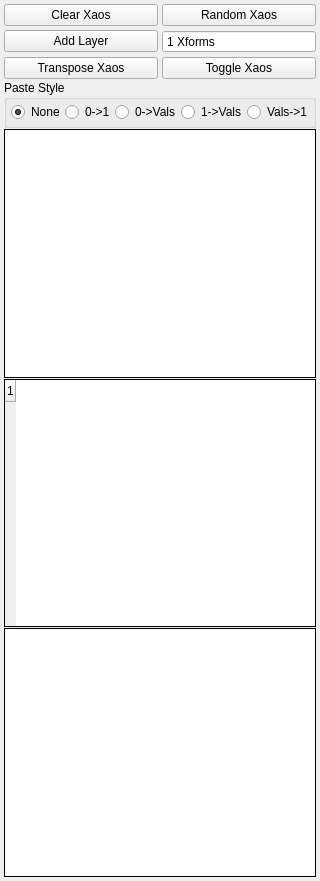
    <widget class="QDockWidget" name="XaosDockWidget">
     <property name="geometry">
      <rect>
       <x>550</x>
       <y>0</y>
       <width>310</width>
       <height>881</height>
      </rect>
     </property>
     <property name="sizePolicy">
      <sizepolicy hsizetype="Preferred" vsizetype="Expanding">
       <horstretch>0</horstretch>
       <verstretch>0</verstretch>
      </sizepolicy>
     </property>
     <property name="minimumSize">
      <size>
       <width>310</width>
       <height>447</height>
      </size>
     </property>
     <property name="floating">
      <bool>false</bool>
     </property>
     <property name="features">
      <set>QDockWidget::DockWidgetFeature::DockWidgetFloatable|QDockWidget::DockWidgetFeature::DockWidgetMovable</set>
     </property>
     <property name="allowedAreas">
      <set>Qt::DockWidgetArea::LeftDockWidgetArea|Qt::DockWidgetArea::RightDockWidgetArea</set>
     </property>
     <property name="windowTitle">
      <string>Xaos</string>
     </property>
     <widget class="QWidget" name="XaosDockWidgetContents">
      <property name="sizePolicy">
       <sizepolicy hsizetype="Preferred" vsizetype="Expanding">
        <horstretch>0</horstretch>
        <verstretch>0</verstretch>
       </sizepolicy>
      </property>
      <layout class="QVBoxLayout" name="verticalLayout_3" stretch="0,0,0,0,0">
       <property name="spacing">
        <number>1</number>
       </property>
       <property name="leftMargin">
        <number>4</number>
       </property>
       <property name="topMargin">
        <number>4</number>
       </property>
       <property name="rightMargin">
        <number>4</number>
       </property>
       <property name="bottomMargin">
        <number>4</number>
       </property>
       <item>
        <layout class="QGridLayout" name="XaosGridLayout">
         <property name="sizeConstraint">
          <enum>QLayout::SizeConstraint::SetDefaultConstraint</enum>
         </property>
         <property name="leftMargin">
          <number>0</number>
         </property>
         <property name="topMargin">
          <number>0</number>
         </property>
         <property name="spacing">
          <number>4</number>
         </property>
         <item row="1" column="1">
          <widget class="QSpinBox" name="AddLayerSpinBox">
           <property name="focusPolicy">
            <enum>Qt::FocusPolicy::StrongFocus</enum>
           </property>
           <property name="buttonSymbols">
            <enum>QAbstractSpinBox::ButtonSymbols::NoButtons</enum>
           </property>
           <property name="suffix">
            <string> Xforms</string>
           </property>
           <property name="minimum">
            <number>1</number>
           </property>
           <property name="maximum">
            <number>9999999</number>
           </property>
          </widget>
         </item>
         <item row="0" column="0">
          <widget class="QPushButton" name="ClearXaosButton">
           <property name="toolTip">
            <string>Set all xaos values in all xforms to 1</string>
           </property>
           <property name="text">
            <string>Clear Xaos</string>
           </property>
           <property name="autoDefault">
            <bool>false</bool>
           </property>
           <property name="default">
            <bool>false</bool>
           </property>
           <property name="flat">
            <bool>false</bool>
           </property>
          </widget>
         </item>
         <item row="1" column="0">
          <widget class="QPushButton" name="AddLayerButton">
           <property name="toolTip">
            <string>Add N new xforms with all to/from xaos values to each other set to 1, and the remainder set to 0</string>
           </property>
           <property name="text">
            <string>Add Layer</string>
           </property>
          </widget>
         </item>
         <item row="0" column="1">
          <widget class="QPushButton" name="RandomXaosButton">
           <property name="toolTip">
            <string>&lt;html&gt;&lt;head/&gt;&lt;body&gt;&lt;p&gt;Set all xaos values to either 0 or 1, or a random decimal value between 0 and 3, inclusive if Ctrl is pressed.&lt;/p&gt;&lt;p&gt;Individual rows and columns can be randomized by double clicking their header areas while pressing Ctrl.&lt;/p&gt;&lt;/body&gt;&lt;/html&gt;</string>
           </property>
           <property name="text">
            <string>Random Xaos</string>
           </property>
          </widget>
         </item>
         <item row="2" column="0">
          <widget class="QPushButton" name="TransposeXaosButton">
           <property name="toolTip">
            <string>Switch the row and column positions of the values in the xaos table</string>
           </property>
           <property name="text">
            <string>Transpose Xaos</string>
           </property>
          </widget>
         </item>
         <item row="2" column="1">
          <widget class="QPushButton" name="ToggleXaosButton">
           <property name="toolTip">
            <string>Toggle whether to use xaos</string>
           </property>
           <property name="text">
            <string>Toggle Xaos</string>
           </property>
          </widget>
         </item>
        </layout>
       </item>
       <item>
        <widget class="QGroupBox" name="XaosPasteGroupBox">
         <property name="toolTip">
          <string>&lt;html&gt;&lt;head/&gt;&lt;body&gt;&lt;p&gt;&lt;br/&gt;&lt;/p&gt;&lt;/body&gt;&lt;/html&gt;</string>
         </property>
         <property name="title">
          <string>Paste Style</string>
         </property>
         <layout class="QHBoxLayout" name="horizontalLayout_5">
          <property name="spacing">
           <number>0</number>
          </property>
          <property name="leftMargin">
           <number>4</number>
          </property>
          <property name="topMargin">
           <number>2</number>
          </property>
          <property name="rightMargin">
           <number>0</number>
          </property>
          <property name="bottomMargin">
           <number>3</number>
          </property>
          <item>
           <widget class="QRadioButton" name="XaosPasteNoneRadio">
            <property name="toolTip">
             <string>&lt;html&gt;&lt;head/&gt;&lt;body&gt;&lt;p&gt;All values in the new xaos rows and columns will be 1&lt;/p&gt;&lt;/body&gt;&lt;/html&gt;</string>
            </property>
            <property name="text">
             <string>None</string>
            </property>
            <property name="checked">
             <bool>true</bool>
            </property>
           </widget>
          </item>
          <item>
           <widget class="QRadioButton" name="XaosPaste0to1Radio">
            <property name="toolTip">
             <string>&lt;html&gt;&lt;head/&gt;&lt;body&gt;&lt;p&gt;All values in the new xaos rows and columns before the bottom right square will be 0, and those in the square will be 1&lt;/p&gt;&lt;/body&gt;&lt;/html&gt;</string>
            </property>
            <property name="text">
             <string>0-&gt;1</string>
            </property>
           </widget>
          </item>
          <item>
           <widget class="QRadioButton" name="XaosPaste0toValsRadio">
            <property name="toolTip">
             <string>&lt;html&gt;&lt;head/&gt;&lt;body&gt;&lt;p&gt;All values in the new xaos rows and columns before the bottom right square will be 0, and those in the square will be the original xaos values starting from the top of the new xforms&lt;/p&gt;&lt;/body&gt;&lt;/html&gt;</string>
            </property>
            <property name="text">
             <string>0-&gt;Vals</string>
            </property>
           </widget>
          </item>
          <item>
           <widget class="QRadioButton" name="XaosPaste1toValsRadio">
            <property name="toolTip">
             <string>&lt;html&gt;&lt;head/&gt;&lt;body&gt;&lt;p&gt;All values in the new xaos rows and columns before the bottom right square will be 1, and those in the square will be the original xaos values starting from the top of the new xforms&lt;/p&gt;&lt;/body&gt;&lt;/html&gt;</string>
            </property>
            <property name="text">
             <string>1-&gt;Vals</string>
            </property>
           </widget>
          </item>
          <item>
           <widget class="QRadioButton" name="XaosPasteValsTo1Radio">
            <property name="toolTip">
             <string>&lt;html&gt;&lt;head/&gt;&lt;body&gt;&lt;p&gt;All values in the new xaos rows and columns before the bottom right square will be the original xaos values starting from the top of the new xforms, and those in the square will be 1&lt;/p&gt;&lt;/body&gt;&lt;/html&gt;</string>
            </property>
            <property name="text">
             <string>Vals-&gt;1</string>
            </property>
           </widget>
          </item>
         </layout>
        </widget>
       </item>
       <item>
        <widget class="QTableView" name="XaosTableView">
         <property name="sizePolicy">
          <sizepolicy hsizetype="Expanding" vsizetype="Expanding">
           <horstretch>0</horstretch>
           <verstretch>0</verstretch>
          </sizepolicy>
         </property>
         <property name="minimumSize">
          <size>
           <width>0</width>
           <height>67</height>
          </size>
         </property>
         <property name="maximumSize">
          <size>
           <width>16777215</width>
           <height>16777215</height>
          </size>
         </property>
         <property name="font">
          <font>
           <kerning>true</kerning>
          </font>
         </property>
         <property name="focusPolicy">
          <enum>Qt::FocusPolicy::NoFocus</enum>
         </property>
         <property name="styleSheet">
          <string notr="true"/>
         </property>
         <property name="frameShape">
          <enum>QFrame::Shape::Panel</enum>
         </property>
         <property name="frameShadow">
          <enum>QFrame::Shadow::Plain</enum>
         </property>
         <property name="lineWidth">
          <number>1</number>
         </property>
         <property name="verticalScrollBarPolicy">
          <enum>Qt::ScrollBarPolicy::ScrollBarAsNeeded</enum>
         </property>
         <property name="horizontalScrollBarPolicy">
          <enum>Qt::ScrollBarPolicy::ScrollBarAsNeeded</enum>
         </property>
         <property name="sizeAdjustPolicy">
          <enum>QAbstractScrollArea::SizeAdjustPolicy::AdjustToContents</enum>
         </property>
         <property name="autoScroll">
          <bool>true</bool>
         </property>
         <property name="editTriggers">
          <set>QAbstractItemView::EditTrigger::CurrentChanged|QAbstractItemView::EditTrigger::DoubleClicked|QAbstractItemView::EditTrigger::EditKeyPressed|QAbstractItemView::EditTrigger::SelectedClicked</set>
         </property>
         <property name="tabKeyNavigation">
          <bool>true</bool>
         </property>
         <property name="showDropIndicator" stdset="0">
          <bool>false</bool>
         </property>
         <property name="dragDropOverwriteMode">
          <bool>false</bool>
         </property>
         <property name="alternatingRowColors">
          <bool>false</bool>
         </property>
         <property name="selectionMode">
          <enum>QAbstractItemView::SelectionMode::SingleSelection</enum>
         </property>
         <property name="verticalScrollMode">
          <enum>QAbstractItemView::ScrollMode::ScrollPerPixel</enum>
         </property>
         <property name="horizontalScrollMode">
          <enum>QAbstractItemView::ScrollMode::ScrollPerPixel</enum>
         </property>
         <property name="showGrid">
          <bool>true</bool>
         </property>
         <property name="gridStyle">
          <enum>Qt::PenStyle::SolidLine</enum>
         </property>
         <property name="wordWrap">
          <bool>false</bool>
         </property>
         <property name="cornerButtonEnabled">
          <bool>true</bool>
         </property>
         <attribute name="horizontalHeaderCascadingSectionResizes">
          <bool>false</bool>
         </attribute>
         <attribute name="horizontalHeaderMinimumSectionSize">
          <number>35</number>
         </attribute>
         <attribute name="horizontalHeaderDefaultSectionSize">
          <number>35</number>
         </attribute>
         <attribute name="horizontalHeaderHighlightSections">
          <bool>false</bool>
         </attribute>
         <attribute name="verticalHeaderCascadingSectionResizes">
          <bool>false</bool>
         </attribute>
         <attribute name="verticalHeaderMinimumSectionSize">
          <number>22</number>
         </attribute>
         <attribute name="verticalHeaderDefaultSectionSize">
          <number>22</number>
         </attribute>
         <attribute name="verticalHeaderHighlightSections">
          <bool>false</bool>
         </attribute>
        </widget>
       </item>
       <item>
        <widget class="QTableWidget" name="XaosDistVizTableWidget">
         <property name="sizePolicy">
          <sizepolicy hsizetype="Expanding" vsizetype="Expanding">
           <horstretch>0</horstretch>
           <verstretch>0</verstretch>
          </sizepolicy>
         </property>
         <property name="minimumSize">
          <size>
           <width>0</width>
           <height>150</height>
          </size>
         </property>
         <property name="maximumSize">
          <size>
           <width>16777215</width>
           <height>16777215</height>
          </size>
         </property>
         <property name="font">
          <font>
           <kerning>true</kerning>
          </font>
         </property>
         <property name="focusPolicy">
          <enum>Qt::FocusPolicy::NoFocus</enum>
         </property>
         <property name="styleSheet">
          <string notr="true"/>
         </property>
         <property name="frameShape">
          <enum>QFrame::Shape::Panel</enum>
         </property>
         <property name="frameShadow">
          <enum>QFrame::Shadow::Plain</enum>
         </property>
         <property name="lineWidth">
          <number>1</number>
         </property>
         <property name="verticalScrollBarPolicy">
          <enum>Qt::ScrollBarPolicy::ScrollBarAsNeeded</enum>
         </property>
         <property name="horizontalScrollBarPolicy">
          <enum>Qt::ScrollBarPolicy::ScrollBarAsNeeded</enum>
         </property>
         <property name="sizeAdjustPolicy">
          <enum>QAbstractScrollArea::SizeAdjustPolicy::AdjustToContents</enum>
         </property>
         <property name="autoScroll">
          <bool>false</bool>
         </property>
         <property name="editTriggers">
          <set>QAbstractItemView::EditTrigger::NoEditTriggers</set>
         </property>
         <property name="tabKeyNavigation">
          <bool>false</bool>
         </property>
         <property name="showDropIndicator" stdset="0">
          <bool>false</bool>
         </property>
         <property name="dragDropOverwriteMode">
          <bool>false</bool>
         </property>
         <property name="alternatingRowColors">
          <bool>false</bool>
         </property>
         <property name="selectionMode">
          <enum>QAbstractItemView::SelectionMode::NoSelection</enum>
         </property>
         <property name="verticalScrollMode">
          <enum>QAbstractItemView::ScrollMode::ScrollPerPixel</enum>
         </property>
         <property name="horizontalScrollMode">
          <enum>QAbstractItemView::ScrollMode::ScrollPerPixel</enum>
         </property>
         <property name="showGrid">
          <bool>true</bool>
         </property>
         <property name="gridStyle">
          <enum>Qt::PenStyle::SolidLine</enum>
         </property>
         <property name="wordWrap">
          <bool>false</bool>
         </property>
         <property name="cornerButtonEnabled">
          <bool>true</bool>
         </property>
         <property name="rowCount">
          <number>1</number>
         </property>
         <property name="columnCount">
          <number>0</number>
         </property>
         <attribute name="horizontalHeaderVisible">
          <bool>false</bool>
         </attribute>
         <attribute name="horizontalHeaderCascadingSectionResizes">
          <bool>false</bool>
         </attribute>
         <attribute name="horizontalHeaderMinimumSectionSize">
          <number>35</number>
         </attribute>
         <attribute name="horizontalHeaderDefaultSectionSize">
          <number>35</number>
         </attribute>
         <attribute name="horizontalHeaderStretchLastSection">
          <bool>false</bool>
         </attribute>
         <attribute name="verticalHeaderVisible">
          <bool>true</bool>
         </attribute>
         <attribute name="verticalHeaderCascadingSectionResizes">
          <bool>false</bool>
         </attribute>
         <attribute name="verticalHeaderMinimumSectionSize">
          <number>22</number>
         </attribute>
         <attribute name="verticalHeaderDefaultSectionSize">
          <number>22</number>
         </attribute>
         <row/>
        </widget>
       </item>
       <item>
        <widget class="QTableView" name="XaosAppliedTableView">
         <property name="minimumSize">
          <size>
           <width>0</width>
           <height>67</height>
          </size>
         </property>
         <property name="focusPolicy">
          <enum>Qt::FocusPolicy::NoFocus</enum>
         </property>
         <property name="frameShape">
          <enum>QFrame::Shape::Panel</enum>
         </property>
         <property name="frameShadow">
          <enum>QFrame::Shadow::Plain</enum>
         </property>
         <property name="verticalScrollBarPolicy">
          <enum>Qt::ScrollBarPolicy::ScrollBarAsNeeded</enum>
         </property>
         <property name="horizontalScrollBarPolicy">
          <enum>Qt::ScrollBarPolicy::ScrollBarAsNeeded</enum>
         </property>
         <property name="sizeAdjustPolicy">
          <enum>QAbstractScrollArea::SizeAdjustPolicy::AdjustToContents</enum>
         </property>
         <property name="editTriggers">
          <set>QAbstractItemView::EditTrigger::NoEditTriggers</set>
         </property>
         <property name="showDropIndicator" stdset="0">
          <bool>false</bool>
         </property>
         <property name="dragDropOverwriteMode">
          <bool>false</bool>
         </property>
         <property name="selectionMode">
          <enum>QAbstractItemView::SelectionMode::NoSelection</enum>
         </property>
         <property name="verticalScrollMode">
          <enum>QAbstractItemView::ScrollMode::ScrollPerPixel</enum>
         </property>
         <property name="horizontalScrollMode">
          <enum>QAbstractItemView::ScrollMode::ScrollPerPixel</enum>
         </property>
         <property name="wordWrap">
          <bool>false</bool>
         </property>
         <property name="cornerButtonEnabled">
          <bool>true</bool>
         </property>
         <attribute name="horizontalHeaderMinimumSectionSize">
          <number>35</number>
         </attribute>
         <attribute name="horizontalHeaderDefaultSectionSize">
          <number>35</number>
         </attribute>
         <attribute name="horizontalHeaderHighlightSections">
          <bool>false</bool>
         </attribute>
         <attribute name="verticalHeaderMinimumSectionSize">
          <number>22</number>
         </attribute>
         <attribute name="verticalHeaderDefaultSectionSize">
          <number>22</number>
         </attribute>
         <attribute name="verticalHeaderHighlightSections">
          <bool>false</bool>
         </attribute>
        </widget>
       </item>
      </layout>
     </widget>
    </widget>
